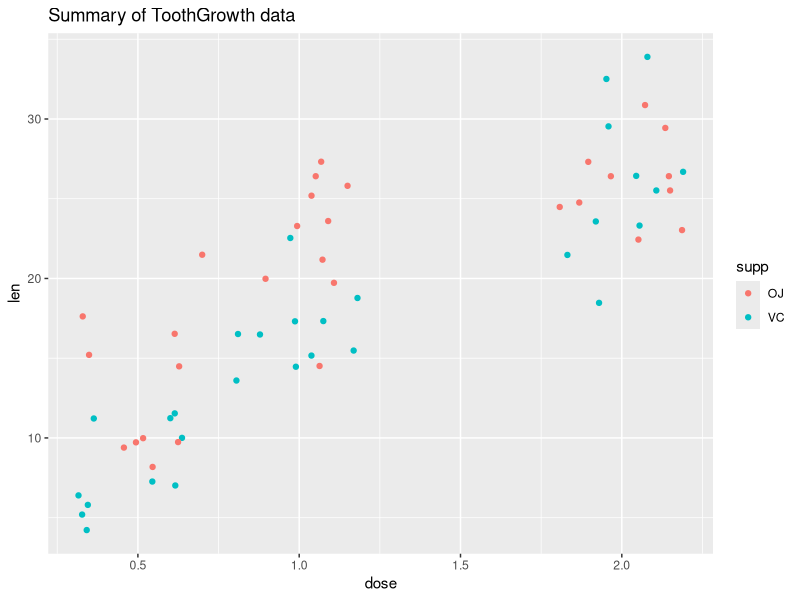

Source code (R):
## ---- chunk 1
knitr::opts_chunk$set(echo = TRUE)
## ---- chunk 2
library(ggplot2)
g <- ggplot(ToothGrowth,aes(dose,len))
g + geom_jitter(aes(color=supp)) + labs(title="Summary of ToothGrowth data")
## ---- chunk 3
OJ <- ToothGrowth$len[which(ToothGrowth$supp=="OJ"&ToothGrowth$dose==0.5)]
VC <- ToothGrowth$len[which(ToothGrowth$supp=="VC"&ToothGrowth$dose==0.5)]
h <- t.test(x=OJ,y=VC,alternative = "two.sided")
c(mean(OJ),mean(VC))
paste("confidence interval:",round(h$conf.int[1],3),"-",round(h$conf.int[2],3))
paste("Pvalue:",round(h$p.value,5))
## ---- chunk 4
OJ <- ToothGrowth$len[which(ToothGrowth$supp=="OJ"&ToothGrowth$dose==1)]
VC <- ToothGrowth$len[which(ToothGrowth$supp=="VC"&ToothGrowth$dose==1)]
h <- t.test(x=OJ,y=VC,alternative = "two.sided")
c(mean(OJ),mean(VC))
paste("confidence interval:",round(h$conf.int[1],3),"-",round(h$conf.int[2],3))
paste("Pvalue:",round(h$p.value,5))
## ---- chunk 5
OJ <- ToothGrowth$len[which(ToothGrowth$supp=="OJ"&ToothGrowth$dose==2)]
VC <- ToothGrowth$len[which(ToothGrowth$supp=="VC"&ToothGrowth$dose==2)]
h <- t.test(x=OJ,y=VC,alternative = "two.sided")
c(mean(OJ),mean(VC))
paste("confidence interval:",round(h$conf.int[1],3),"-",round(h$conf.int[2],3))
paste("Pvalue:",round(h$p.value,5))
## ---- chunk 6
OJ.5 <- ToothGrowth$len[which(ToothGrowth$supp=="OJ"&ToothGrowth$dose==0.5)]
OJ1 <- ToothGrowth$len[which(ToothGrowth$supp=="OJ"&ToothGrowth$dose==1)]
OJ2 <- ToothGrowth$len[which(ToothGrowth$supp=="OJ"&ToothGrowth$dose==2)]
c(mean(OJ.5),mean(OJ1),mean(OJ2))
## ---- chunk 7
h <- t.test(x=OJ.5,y=OJ1,alternative = "less")
paste("Pvalue of length under dose 0.5 less than dose 1.0 mg is:",round(h$p.value,5))
h <- t.test(x=OJ.5,y=OJ2,alternative = "less")
paste("Pvalue of length under dose 0.5 less than dose 2.0 mg is:",round(h$p.value,5))
h <- t.test(x=OJ1,y=OJ2,alternative = "less")
paste("Pvalue of length under dose 1.0 less than dose 2.0 mg is:",round(h$p.value,5))
## ---- chunk 8
VC.5 <- ToothGrowth$len[which(ToothGrowth$supp=="VC"&ToothGrowth$dose==0.5)]
VC1 <- ToothGrowth$len[which(ToothGrowth$supp=="VC"&ToothGrowth$dose==1)]
VC2 <- ToothGrowth$len[which(ToothGrowth$supp=="VC"&ToothGrowth$dose==2)]
c(mean(VC.5),mean(VC1),mean(VC2))
## ---- chunk 9
h <- t.test(x=VC.5,y=VC1,alternative = "less")
paste("Pvalue of length under dose 0.5 less than dose 1.0 mg is:",round(h$p.value,5))
h <- t.test(x=VC.5,y=VC2,alternative = "less")
paste("Pvalue of length under dose 0.5 less than dose 2.0 mg is:",round(h$p.value,5))
h <- t.test(x=VC1,y=VC2,alternative = "less")
paste("Pvalue of length under dose 1.0 less than dose 2.0 mg is:",round(h$p.value,5))
